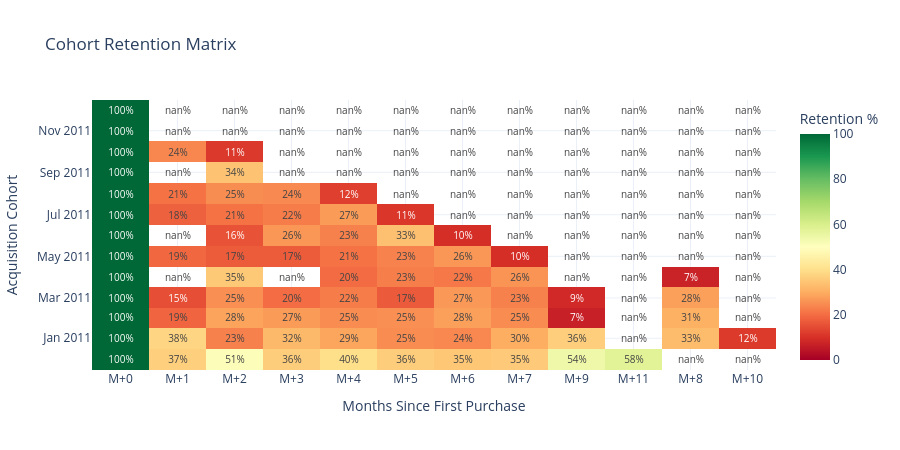

Notebook code for this chart:
### Code cell
# Pivot to wide format for heatmap
retention_pivot = retention.pivot(
    values='retention_rate_pct',
    index='cohort_month',
    on='months_since_first',
    aggregate_function='first',
).sort('cohort_month')

cohorts = retention_pivot['cohort_month'].to_list()
month_cols = [c for c in retention_pivot.columns if c != 'cohort_month']
z = retention_pivot.select(month_cols).to_numpy()

fig = go.Figure(go.Heatmap(
    z=z,
    x=[f'M+{m}' for m in month_cols],
    y=cohorts,
    colorscale='RdYlGn',
    zmin=0, zmax=100,
    text=[[f'{v:.0f}%' if v is not None else '' for v in row] for row in z.tolist()],
    texttemplate='%{text}',
    textfont=dict(size=10),
    colorbar=dict(title='Retention %'),
))
fig.update_layout(
    title='Cohort Retention Matrix',
    xaxis_title='Months Since First Purchase',
    yaxis_title='Acquisition Cohort',
    height=450,
)
fig.show()

### Figure 1 — Plotly figure (JSON) as saved in the notebook; plotly's stock layout.template omitted (floating-point values rounded to 4 significant figures; data arrays with more than 128 entries replaced by an {"elided": "..."} marker saying what was removed)
{"data": [{"colorbar": {"title": {"text": "Retention %"}}, "colorscale": [[0, "rgb(165,0,38)"], [0.1, "rgb(215,48,39)"], [0.2, "rgb(244,109,67)"], [0.3, "rgb(253,174,97)"], [0.4, "rgb(254,224,139)"], [0.5, "rgb(255,255,191)"], [0.6, "rgb(217,239,139)"], [0.7, "rgb(166,217,106)"], [0.8, "rgb(102,189,99)"], [0.9, "rgb(26,152,80)"], [1, "rgb(0,104,55)"]], "text": {"elided": "13x12 str values"}, "textfont": {"size": 10}, "texttemplate": "%{text}", "type": "heatmap", "x": ["M+0", "M+1", "M+2", "M+3", "M+4", "M+5", "M+6", "M+7", "M+9", "M+11", "M+8", "M+10"], "y": ["2010-12", "2011-01", "2011-02", "2011-03", "2011-04", "2011-05", "2011-06", "2011-07", "2011-08", "2011-09", "2011-10", "2011-11", "2011-12"], "z": {"elided": "13x12 float values"}, "zmax": 100, "zmin": 0}], "layout": {"height": 450, "title": {"text": "Cohort Retention Matrix"}, "xaxis": {"title": {"text": "Months Since First Purchase"}}, "yaxis": {"title": {"text": "Acquisition Cohort"}}}}
